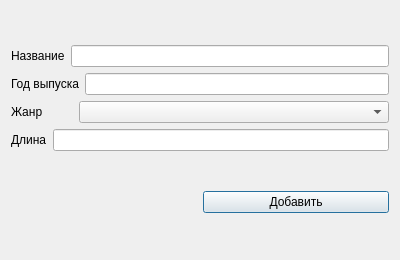
<?xml version="1.0" encoding="UTF-8"?>
<ui version="4.0">
 <class>Dialog</class>
 <widget class="QDialog" name="Dialog">
  <property name="geometry">
   <rect>
    <x>0</x>
    <y>0</y>
    <width>400</width>
    <height>260</height>
   </rect>
  </property>
  <property name="windowTitle">
   <string>Добавить фильм</string>
  </property>
  <layout class="QVBoxLayout" name="verticalLayout_2" stretch="20,0">
   <item>
    <layout class="QVBoxLayout" name="verticalLayout">
     <item>
      <layout class="QHBoxLayout" name="horizontalLayout">
       <item>
        <widget class="QLabel" name="label_2">
         <property name="text">
          <string>Название</string>
         </property>
        </widget>
       </item>
       <item>
        <widget class="QLineEdit" name="title_edit"/>
       </item>
      </layout>
     </item>
     <item>
      <layout class="QHBoxLayout" name="horizontalLayout_2">
       <item>
        <widget class="QLabel" name="label_3">
         <property name="text">
          <string>Год выпуска</string>
         </property>
        </widget>
       </item>
       <item>
        <widget class="QLineEdit" name="year_edit"/>
       </item>
      </layout>
     </item>
     <item>
      <layout class="QHBoxLayout" name="horizontalLayout_3" stretch="1,5">
       <item>
        <widget class="QLabel" name="label_4">
         <property name="text">
          <string>Жанр</string>
         </property>
        </widget>
       </item>
       <item>
        <widget class="QComboBox" name="genre_edit">
         <property name="currentIndex">
          <number>-1</number>
         </property>
        </widget>
       </item>
      </layout>
     </item>
     <item>
      <layout class="QHBoxLayout" name="horizontalLayout_4">
       <item>
        <widget class="QLabel" name="label_5">
         <property name="text">
          <string>Длина</string>
         </property>
        </widget>
       </item>
       <item>
        <widget class="QLineEdit" name="duration_edit"/>
       </item>
      </layout>
     </item>
    </layout>
   </item>
   <item>
    <layout class="QHBoxLayout" name="horizontalLayout_5">
     <item>
      <widget class="QLabel" name="indicator_lbl">
       <property name="text">
        <string/>
       </property>
      </widget>
     </item>
     <item>
      <widget class="QPushButton" name="submit_btn">
       <property name="text">
        <string>Добавить</string>
       </property>
      </widget>
     </item>
    </layout>
   </item>
  </layout>
 </widget>
 <resources/>
 <connections/>
</ui>
